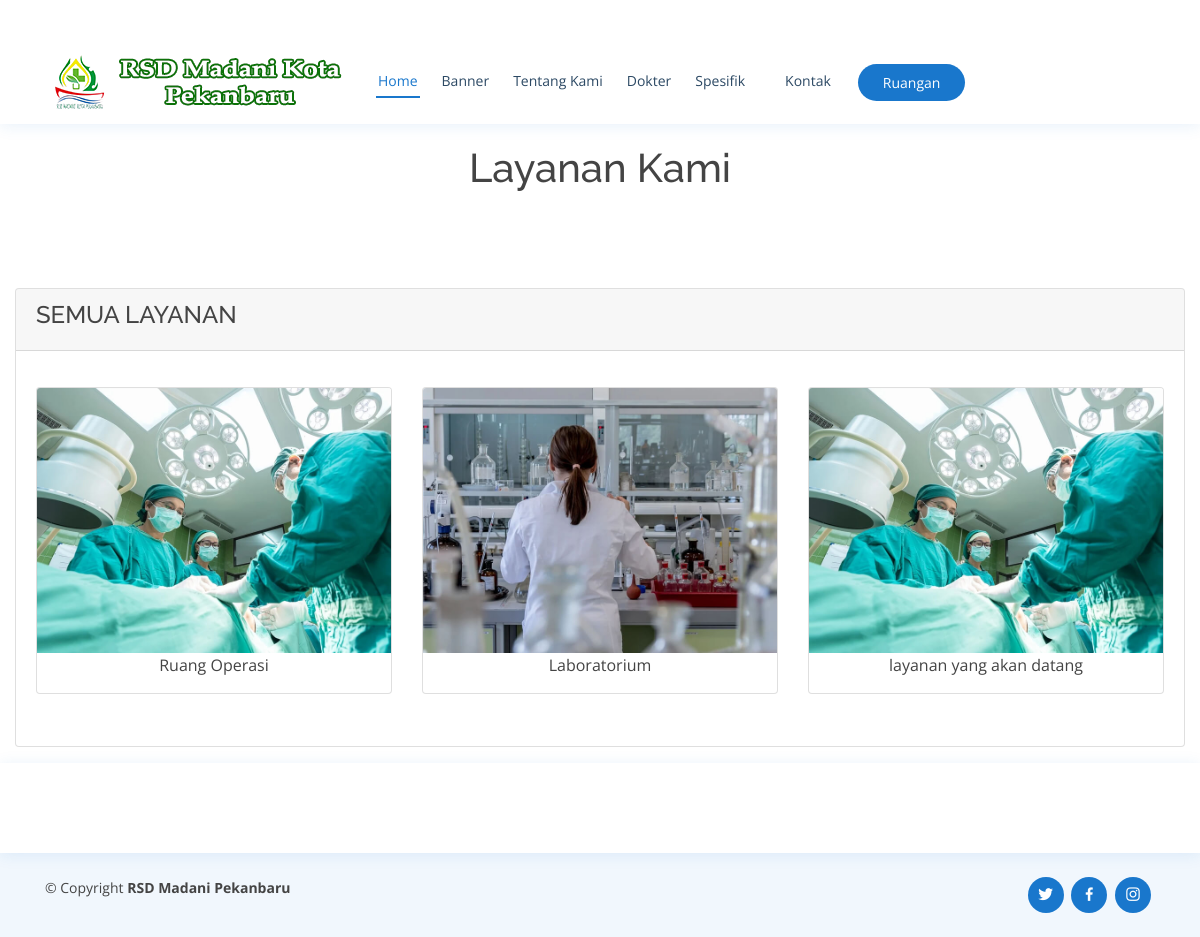
The page /index.php/public/layanan on the database its author committed.
### tables this page shows
CREATE TABLE `layanan` (
  `id` int(11) NOT NULL,
  `nlayanan` varchar(64) NOT NULL,
  `gambar` varchar(64) NOT NULL,
  `dlayanan` text,
  `created_at` timestamp NOT NULL DEFAULT CURRENT_TIMESTAMP ON UPDATE CURRENT_TIMESTAMP,
  `modified_at` timestamp NOT NULL DEFAULT '0000-00-00 00:00:00'
);

### application/controllers/public/Layanan.php (called while the page is built, shortened)
<?php
class Layanan extends CI_Controller
{
  public function __construct()
  {
    $this->load->model('md_layanan', 'ml');
  }
  public function index()
  {
    $data['title'] = 'Layanan | Rumah Sakit Madani';
    $data['layanan'] = $this->ml->get();
    $this->load->view('public/layout/header', $data);
    $this->load->view('public/layout/navbar', $data);
    $this->load->view('public/layanan/index', $data);
    $this->load->view('public/layout/footer');
  }
}

### index.php (called while the page is built, shortened)
<?php
require_once BASEPATH.'core/CodeIgniter.php';

### application/models/Md_layanan.php (called while the page is built, shortened)
<?php
class Md_layanan extends CI_Model {
  public function get(){
    return $this->db->get('layanan')->result();
  }
}

### application/views/public/layanan/index.php (the view, shortened to what this page needs)
<main class="container-fluid my-3">
    <div class="jumbotron jumbotron-fluid text-center bg-white mb-3">
        <br>
        <br>
        <h1 class="m-3">Layanan Kami</h1>
    </div>
    <section id="layanan">
        <div class="card">
            <div class="card-header">
                <h4>SEMUA LAYANAN</h4>
            </div>
            <div class="card-body">
                <div class="mb-3">
                    <div class="row">
                        <?php foreach ($layanan as $l) : ?>
                        <div class="col-md-4 col-sm-12">
                            <div class="card my-3">
                                <img src="<?= $l->gambar == '' ? 'https://via.placeholder.com/300x200.png?text=' . $l->nlayanan : base_url('assets/img/layanan/' . $l->gambar) ?>"
                                    class="card-img-top" alt="<?= $l->nlayanan ?>">
                                <div class="w-100 layanan-square d-flex flex-column align-items-center">
                                    <span class="text-black mb-3"><?= $l->nlayanan ?></span>
                                </div>
                            </div>
                        </div>
                        <?php endforeach; ?>
                    </div>
                </div>
            </div>
        </div>
    </section>
</main>

### assets/medis/css/style.css (style rules this page uses)
h1, h2, h3, h4, h5, h6 { font-family: "Raleway", sans-serif; }

### rows shown on the page
layanan: gambar (picture), nlayanan "Ruang Operasi"
layanan: gambar (picture), nlayanan "Laboratorium"
layanan: gambar (picture), nlayanan "layanan yang akan datang"
